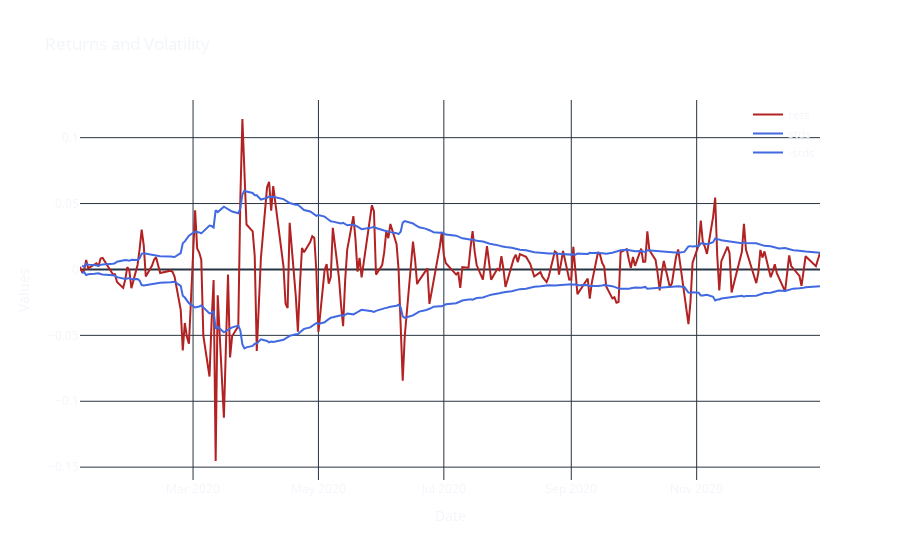

This figure's notebook cell:
### Code cell
# Save volatility data to Excel using openpyxl to allow appending
with pd.ExcelWriter(excel_file_path, engine='openpyxl', mode='a') as writer:
    vol.to_excel(writer, sheet_name='Volatility_Data')

# Snippet 3-1: Plotting returns and volatility
fig = go.Figure()
fig.add_trace(go.Scatter(x=vol.index, y=vol['rets'].values, mode="lines", marker=dict(color='firebrick'), name="rets"))
fig.add_trace(go.Scatter(x=vol.index, y=vol['std'].values, mode="lines", marker=dict(color='royalblue'), name="stds"))
fig.add_trace(go.Scatter(x=vol.index, y=-vol['std'].values, mode="lines", marker=dict(color='royalblue'), name="-stds"))

# Apply custom layout
update_figure_layout(fig, "Returns and Volatility", "Date", "Values")
fig.show()

### Figure 1 — Plotly figure (JSON) as saved in the notebook; plotly's stock layout.template omitted (floating-point values rounded to 4 significant figures; data arrays with more than 128 entries replaced by an {"elided": "..."} marker saying what was removed)
{"data": [{"marker": {"color": "firebrick"}, "mode": "lines", "name": "rets", "type": "scatter", "x": {"elided": "243 str values"}, "y": {"elided": "243 float values"}}, {"marker": {"color": "royalblue"}, "mode": "lines", "name": "stds", "type": "scatter", "x": {"elided": "243 str values"}, "y": {"elided": "243 float values"}}, {"marker": {"color": "royalblue"}, "mode": "lines", "name": "-stds", "type": "scatter", "x": {"elided": "243 str values"}, "y": {"elided": "243 float values"}}], "layout": {"legend": {"x": 1, "xanchor": "auto", "y": 1, "yanchor": "auto"}, "paper_bgcolor": "rgba(0,0,0,0)", "plot_bgcolor": "rgba(0,0,0,0)", "title": {"text": "Returns and Volatility"}, "xaxis": {"title": {"text": "Date"}}, "yaxis": {"title": {"text": "Values"}}}}
